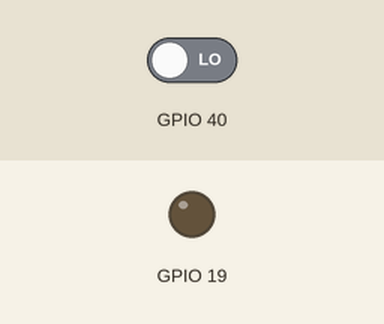
Recording of a sketch running on a simulated ESP32. Parts: output pins drawn as LEDs (lit = HIGH). The test bench sets the inputs (shaded band); at power-on: GPIO 40 LOW. What the sketch prints to the serial monitor is not drawn.

Above: at 1.2 s.
1.3 s: GPIO 40 driven HIGH
At 1.7 s:
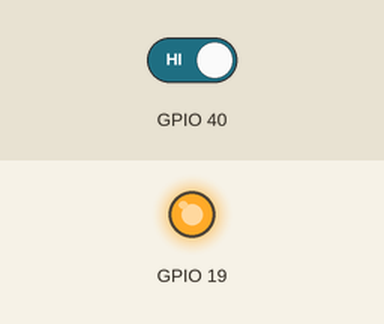
2.8 s: GPIO 40 driven LOW
At 4.0 s:
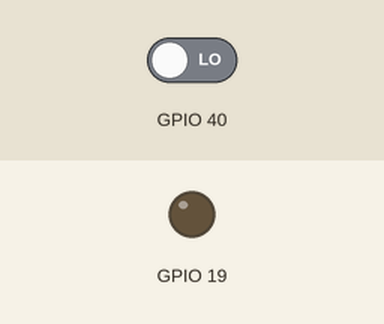
Timing chart, 0 to 5.8 s (numbered marks = the images above; inputs shaded):
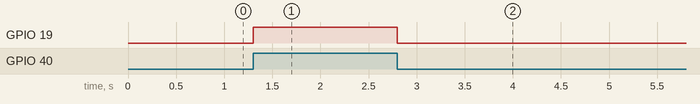

The sketch:

Lab1Part2.ino
```cpp
// Filename: Lab1Part2.ino
// Author: Aidan Frondozo
// Date: 10/06/2025
// Description: This file controls and external LED with a button using an ESP32

void setup() {
  // Set pin 40 to be an input pin and pin 19 to be output
  pinMode(40, INPUT);
  pinMode(19, OUTPUT);
}

void loop() {
  // read the button input via pin 40.
  // if value is "high" turn on LED
  // else LED is off
  if (digitalRead(40)) {
    digitalWrite(19, HIGH);
    Serial.print(digitalRead(40));
  } else {
    digitalWrite(19, LOW);
  }


}
```

Measured:
- after the input at 1.3 s, GPIO 19: LOW → HIGH at once
- after the input at 2.8 s, GPIO 19: HIGH → LOW at once
